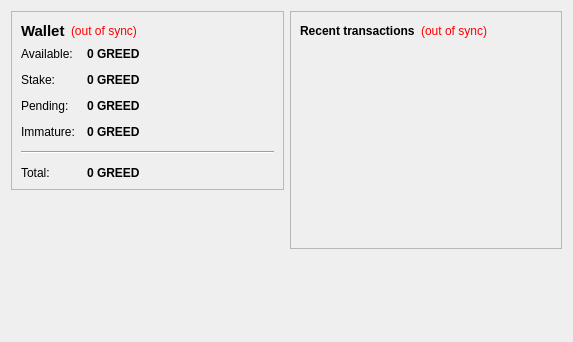
<?xml version="1.0" encoding="UTF-8"?>
<ui version="4.0">
 <class>OverviewPage</class>
 <widget class="QWidget" name="OverviewPage">
  <property name="geometry">
   <rect>
    <x>0</x>
    <y>0</y>
    <width>573</width>
    <height>342</height>
   </rect>
  </property>
  <property name="windowTitle">
   <string>Form</string>
  </property>
  <layout class="QHBoxLayout" name="horizontalLayout" stretch="1,1">
   <item>
    <layout class="QVBoxLayout" name="verticalLayout_2">
     <item>
      <widget class="QFrame" name="frame">
       <property name="frameShape">
        <enum>QFrame::StyledPanel</enum>
       </property>
       <property name="frameShadow">
        <enum>QFrame::Raised</enum>
       </property>
       <layout class="QVBoxLayout" name="verticalLayout_4">
        <item>
         <layout class="QHBoxLayout" name="horizontalLayout_4">
          <item>
           <widget class="QLabel" name="label_5">
            <property name="font">
             <font>
              <pointsize>11</pointsize>
              <weight>75</weight>
              <bold>true</bold>
             </font>
            </property>
            <property name="text">
             <string>Wallet</string>
            </property>
           </widget>
          </item>
          <item>
           <widget class="QLabel" name="labelWalletStatus">
            <property name="toolTip">
             <string>The displayed information may be out of date. Your wallet automatically synchronizes with the Greed network after a connection is established, but this process has not completed yet.</string>
            </property>
            <property name="styleSheet">
             <string notr="true">QLabel { color: red; }</string>
            </property>
            <property name="text">
             <string notr="true">(out of sync)</string>
            </property>
            <property name="alignment">
             <set>Qt::AlignLeading|Qt::AlignLeft|Qt::AlignVCenter</set>
            </property>
           </widget>
          </item>
          <item>
           <spacer name="horizontalSpacer_2">
            <property name="orientation">
             <enum>Qt::Horizontal</enum>
            </property>
            <property name="sizeHint" stdset="0">
             <size>
              <width>40</width>
              <height>20</height>
             </size>
            </property>
           </spacer>
          </item>
         </layout>
        </item>
        <item>
         <layout class="QFormLayout" name="formLayout_2">
          <property name="fieldGrowthPolicy">
           <enum>QFormLayout::AllNonFixedFieldsGrow</enum>
          </property>
          <property name="horizontalSpacing">
           <number>12</number>
          </property>
          <property name="verticalSpacing">
           <number>12</number>
          </property>
          <item row="0" column="0">
           <widget class="QLabel" name="label">
            <property name="text">
             <string>Available:</string>
            </property>
           </widget>
          </item>
          <item row="0" column="1">
           <widget class="QLabel" name="labelBalance">
            <property name="font">
             <font>
              <weight>75</weight>
              <bold>true</bold>
             </font>
            </property>
            <property name="cursor">
             <cursorShape>IBeamCursor</cursorShape>
            </property>
            <property name="toolTip">
             <string>Your current spendable balance</string>
            </property>
            <property name="text">
             <string notr="true">0 GREED</string>
            </property>
            <property name="textInteractionFlags">
             <set>Qt::LinksAccessibleByMouse|Qt::TextSelectableByKeyboard|Qt::TextSelectableByMouse</set>
            </property>
           </widget>
          </item>
          <item row="1" column="0">
           <widget class="QLabel" name="label_6">
            <property name="text">
             <string>Stake:</string>
            </property>
           </widget>
          </item>
          <item row="1" column="1">
           <widget class="QLabel" name="labelStake">
            <property name="font">
             <font>
              <weight>75</weight>
              <bold>true</bold>
             </font>
            </property>
            <property name="cursor">
             <cursorShape>IBeamCursor</cursorShape>
            </property>
            <property name="toolTip">
             <string>Total of coins that was staked, and do not yet count toward the current balance</string>
            </property>
            <property name="text">
             <string notr="true">0 GREED</string>
            </property>
            <property name="textInteractionFlags">
             <set>Qt::LinksAccessibleByMouse|Qt::TextSelectableByKeyboard|Qt::TextSelectableByMouse</set>
            </property>
           </widget>
          </item>
          <item row="2" column="0">
           <widget class="QLabel" name="label_3">
            <property name="text">
             <string>Pending:</string>
            </property>
           </widget>
          </item>
          <item row="2" column="1">
           <widget class="QLabel" name="labelUnconfirmed">
            <property name="font">
             <font>
              <weight>75</weight>
              <bold>true</bold>
             </font>
            </property>
            <property name="cursor">
             <cursorShape>IBeamCursor</cursorShape>
            </property>
            <property name="toolTip">
             <string>Total of transactions that have yet to be confirmed, and do not yet count toward the current balance</string>
            </property>
            <property name="text">
             <string notr="true">0 GREED</string>
            </property>
            <property name="textInteractionFlags">
             <set>Qt::LinksAccessibleByMouse|Qt::TextSelectableByKeyboard|Qt::TextSelectableByMouse</set>
            </property>
           </widget>
          </item>
          <item row="3" column="0">
           <widget class="QLabel" name="labelImmatureText">
            <property name="text">
             <string>Immature:</string>
            </property>
           </widget>
          </item>
          <item row="3" column="1">
           <widget class="QLabel" name="labelImmature">
            <property name="font">
             <font>
              <weight>75</weight>
              <bold>true</bold>
             </font>
            </property>
            <property name="toolTip">
             <string>Mined balance that has not yet matured</string>
            </property>
            <property name="text">
             <string notr="true">0 GREED</string>
            </property>
            <property name="textInteractionFlags">
             <set>Qt::LinksAccessibleByMouse|Qt::TextSelectableByKeyboard|Qt::TextSelectableByMouse</set>
            </property>
           </widget>
          </item>
          <item row="4" column="0" colspan="2">
           <widget class="Line" name="line">
            <property name="orientation">
             <enum>Qt::Horizontal</enum>
            </property>
           </widget>
          </item>
          <item row="5" column="0">
           <widget class="QLabel" name="labelTotalText">
            <property name="text">
             <string>Total:</string>
            </property>
           </widget>
          </item>
          <item row="5" column="1">
           <widget class="QLabel" name="labelTotal">
            <property name="font">
             <font>
              <weight>75</weight>
              <bold>true</bold>
             </font>
            </property>
            <property name="cursor">
             <cursorShape>IBeamCursor</cursorShape>
            </property>
            <property name="toolTip">
             <string>Your current total balance</string>
            </property>
            <property name="text">
             <string notr="true">0 GREED</string>
            </property>
            <property name="textInteractionFlags">
             <set>Qt::LinksAccessibleByMouse|Qt::TextSelectableByKeyboard|Qt::TextSelectableByMouse</set>
            </property>
           </widget>
          </item>
         </layout>
        </item>
       </layout>
      </widget>
     </item>
     <item>
      <spacer name="verticalSpacer">
       <property name="orientation">
        <enum>Qt::Vertical</enum>
       </property>
       <property name="sizeHint" stdset="0">
        <size>
         <width>20</width>
         <height>40</height>
        </size>
       </property>
      </spacer>
     </item>
    </layout>
   </item>
   <item>
    <layout class="QVBoxLayout" name="verticalLayout_3">
     <item>
      <widget class="QFrame" name="frame_2">
       <property name="frameShape">
        <enum>QFrame::StyledPanel</enum>
       </property>
       <property name="frameShadow">
        <enum>QFrame::Raised</enum>
       </property>
       <layout class="QVBoxLayout" name="verticalLayout">
        <item>
         <layout class="QHBoxLayout" name="horizontalLayout_2">
          <item>
           <widget class="QLabel" name="label_4">
            <property name="text">
             <string>&lt;b&gt;Recent transactions&lt;/b&gt;</string>
            </property>
           </widget>
          </item>
          <item>
           <widget class="QLabel" name="labelTransactionsStatus">
            <property name="toolTip">
             <string>The displayed information may be out of date. Your wallet automatically synchronizes with the Greed network after a connection is established, but this process has not completed yet.</string>
            </property>
            <property name="styleSheet">
             <string notr="true">QLabel { color: red; }</string>
            </property>
            <property name="text">
             <string notr="true">(out of sync)</string>
            </property>
            <property name="alignment">
             <set>Qt::AlignRight|Qt::AlignTrailing|Qt::AlignVCenter</set>
            </property>
           </widget>
          </item>
          <item>
           <spacer name="horizontalSpacer">
            <property name="orientation">
             <enum>Qt::Horizontal</enum>
            </property>
            <property name="sizeHint" stdset="0">
             <size>
              <width>40</width>
              <height>20</height>
             </size>
            </property>
           </spacer>
          </item>
         </layout>
        </item>
        <item>
         <widget class="QListView" name="listTransactions">
          <property name="styleSheet">
           <string notr="true">QListView { background: transparent; }</string>
          </property>
          <property name="frameShape">
           <enum>QFrame::NoFrame</enum>
          </property>
          <property name="verticalScrollBarPolicy">
           <enum>Qt::ScrollBarAlwaysOff</enum>
          </property>
          <property name="horizontalScrollBarPolicy">
           <enum>Qt::ScrollBarAlwaysOff</enum>
          </property>
          <property name="selectionMode">
           <enum>QAbstractItemView::NoSelection</enum>
          </property>
         </widget>
        </item>
       </layout>
      </widget>
     </item>
     <item>
      <spacer name="verticalSpacer_2">
       <property name="orientation">
        <enum>Qt::Vertical</enum>
       </property>
       <property name="sizeHint" stdset="0">
        <size>
         <width>20</width>
         <height>40</height>
        </size>
       </property>
      </spacer>
     </item>
    </layout>
   </item>
  </layout>
 </widget>
 <resources/>
 <connections/>
</ui>
